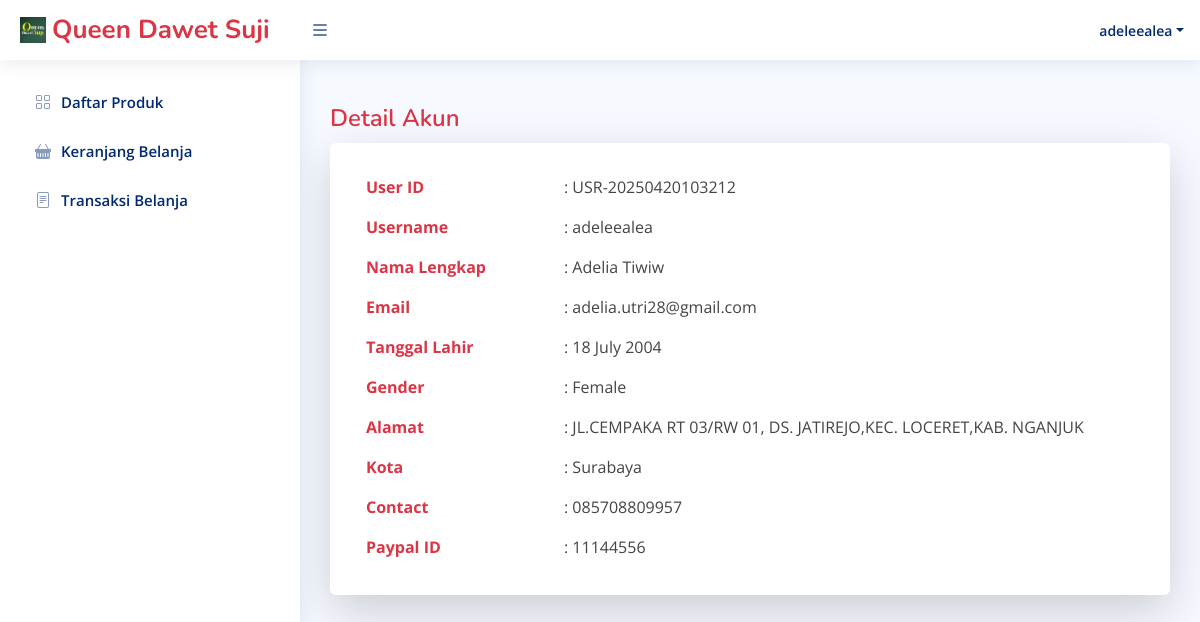
The app's page /Customer/detailAkun.php (signed in) with its own data.
### tables this page shows
CREATE TABLE `customer` (
  `username` varchar(255) NOT NULL,
  `userID` varchar(50) DEFAULT NULL,
  `password` varchar(255) NOT NULL,
  `namaLengkap` varchar(255) NOT NULL,
  `email` varchar(255) NOT NULL,
  `dob` date NOT NULL,
  `gender` varchar(255) NOT NULL,
  `alamat` varchar(255) NOT NULL,
  `kota` varchar(255) NOT NULL,
  `contact` varchar(15) NOT NULL,
  `paypalID` varchar(20) NOT NULL
);

### connect.php (called while the page is built, shortened)
<?php
$connect = mysqli_connect("localhost", "root", "", "onlineshop");
function query($query){
    global $connect;
    $result = mysqli_query($connect, $query);
    $rows = [];
    while ($row = mysqli_fetch_assoc($result)){
        $rows[] = $row;
    }
    return $rows;
}
?>

### Customer/detailAkun.php (the view, shortened to what this page needs)
<?php
require 'template/headerCust.php';
require 'template/sidebarCust.php';
$username = $_SESSION["username"];
$customer = query("SELECT * FROM customer WHERE username = '$username'")[0];
$tanggalLahir = strtotime($customer["dob"]);
$tanggalFormatted = date("j F Y", $tanggalLahir);
?>
    <main id="main" class="main">
        <div class="pagetitle">
            <h1 class="text-danger">Detail Akun</h1>
        </div>
        <section class="section">
            <div class="card p-3 shadow-lg rounded">
                <div class="card-body pt-3">
                    <div class="tab-pane fade show active profile-overview" id="profile-overview">
                        <div class="row mb-3">
                            <div class="col-lg-3 col-md-4 text-danger fw-bold">User ID</div>
                            <div class="col-lg-9 col-md-8">: <?= $customer["userID"]; ?></div>
                        </div>
                        <div class="row mb-3">
                            <div class="col-lg-3 col-md-4 text-danger fw-bold">Username</div>
                            <div class="col-lg-9 col-md-8">: <?= $customer["username"]; ?></div>
                        </div>
                        <div class="row mb-3">
                            <div class="col-lg-3 col-md-4 text-danger fw-bold">Nama Lengkap</div>
                            <div class="col-lg-9 col-md-8">: <?= $customer["namaLengkap"]; ?></div>
                        </div>
                        <div class="row mb-3">
                            <div class="col-lg-3 col-md-4 text-danger fw-bold">Email</div>
                            <div class="col-lg-9 col-md-8">: <?= $customer["email"]; ?></div>
                        </div>
                        <div class="row mb-3">
                            <div class="col-lg-3 col-md-4 text-danger fw-bold">Tanggal Lahir</div>
                            <div class="col-lg-9 col-md-8">: <?= $tanggalFormatted; ?></div>
                        </div>
                        <div class="row mb-3">
                            <div class="col-lg-3 col-md-4 text-danger fw-bold">Gender</div>
                            <div class="col-lg-9 col-md-8">: <?= $customer["gender"]; ?></div>
                        </div>
                        <div class="row mb-3">
                            <div class="col-lg-3 col-md-4 text-danger fw-bold">Alamat</div>
                            <div class="col-lg-9 col-md-8">: <?= $customer["alamat"]; ?></div>
                        </div>
                        <div class="row mb-3">
                            <div class="col-lg-3 col-md-4 text-danger fw-bold">Kota</div>
                            <div class="col-lg-9 col-md-8">: <?= $customer["kota"]; ?></div>
                        </div>
                        <div class="row mb-3">
                            <div class="col-lg-3 col-md-4 text-danger fw-bold">Contact</div>
                            <div class="col-lg-9 col-md-8">: <?= $customer["contact"]; ?></div>
                        </div>
                        <div class="row">
                            <div class="col-lg-3 col-md-4 text-danger fw-bold">Paypal ID</div>
                            <div class="col-lg-9 col-md-8">: <?= $customer["paypalID"]; ?></div>
                        </div>
                    </div>
                </div>
            </div>
        </section>
    </main>

### assets/css/style.css (style rules this page uses)
:root { scroll-behavior: smooth; }
body { font-family: "Open Sans", sans-serif; background: #f6f9ff; color: #444444; }
h1, h2, h3, h4, h5, h6 { font-family: "Nunito", sans-serif; }
#main { margin-top: 60px; padding: 20px 30px; transition: all 0.3s; }
.pagetitle { margin-bottom: 10px; }
.pagetitle h1 { font-size: 24px; margin-bottom: 0; font-weight: 600; color: #012970; }
.card { margin-bottom: 30px; border: none; border-radius: 5px; box-shadow: 0px 0 30px rgba(1, 41, 112, 0.1); }
.card-body { padding: 0 20px 20px 20px; }
@media (min-width: 1200px) { #main, #footer { margin-left: 300px; } }

### records on screen
customer: userID "USR-20250420103212", username "adeleealea", namaLengkap "Adelia Tiwiw", email "adelia.utri28@gmail.com", dob "18 July 2004", gender "Female", alamat "JL.CEMPAKA RT 03/RW 01, DS. JATIREJO,KEC. LOCERET,KAB. NGANJUK", kota "Surabaya", contact "085708809957", paypalID "11144556"

### other values on screen
$userLogin "adeleealea"
